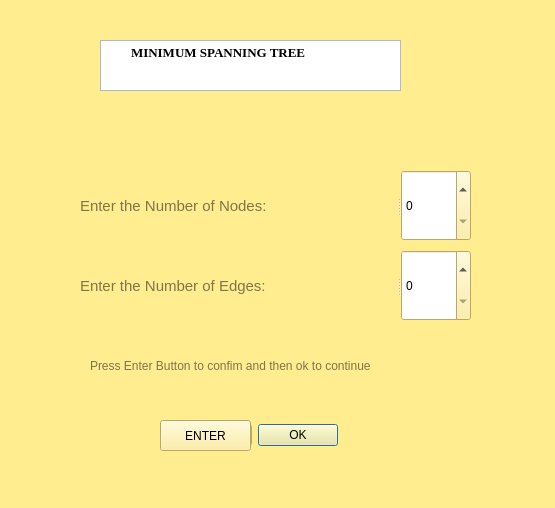
<?xml version="1.0" encoding="UTF-8"?>
<ui version="4.0">
 <class>mainsceen</class>
 <widget class="QDialog" name="mainsceen">
  <property name="geometry">
   <rect>
    <x>0</x>
    <y>0</y>
    <width>555</width>
    <height>508</height>
   </rect>
  </property>
  <property name="palette">
   <palette>
    <active>
     <colorrole role="WindowText">
      <brush brushstyle="SolidPattern">
       <color alpha="255">
        <red>0</red>
        <green>0</green>
        <blue>0</blue>
       </color>
      </brush>
     </colorrole>
     <colorrole role="Button">
      <brush brushstyle="SolidPattern">
       <color alpha="255">
        <red>255</red>
        <green>237</green>
        <blue>144</blue>
       </color>
      </brush>
     </colorrole>
     <colorrole role="Light">
      <brush brushstyle="SolidPattern">
       <color alpha="255">
        <red>255</red>
        <green>255</green>
        <blue>255</blue>
       </color>
      </brush>
     </colorrole>
     <colorrole role="Midlight">
      <brush brushstyle="SolidPattern">
       <color alpha="255">
        <red>255</red>
        <green>246</green>
        <blue>199</blue>
       </color>
      </brush>
     </colorrole>
     <colorrole role="Dark">
      <brush brushstyle="SolidPattern">
       <color alpha="255">
        <red>127</red>
        <green>118</green>
        <blue>72</blue>
       </color>
      </brush>
     </colorrole>
     <colorrole role="Mid">
      <brush brushstyle="SolidPattern">
       <color alpha="255">
        <red>170</red>
        <green>158</green>
        <blue>96</blue>
       </color>
      </brush>
     </colorrole>
     <colorrole role="Text">
      <brush brushstyle="SolidPattern">
       <color alpha="255">
        <red>0</red>
        <green>0</green>
        <blue>0</blue>
       </color>
      </brush>
     </colorrole>
     <colorrole role="BrightText">
      <brush brushstyle="SolidPattern">
       <color alpha="255">
        <red>255</red>
        <green>255</green>
        <blue>255</blue>
       </color>
      </brush>
     </colorrole>
     <colorrole role="ButtonText">
      <brush brushstyle="SolidPattern">
       <color alpha="255">
        <red>0</red>
        <green>0</green>
        <blue>0</blue>
       </color>
      </brush>
     </colorrole>
     <colorrole role="Base">
      <brush brushstyle="SolidPattern">
       <color alpha="255">
        <red>255</red>
        <green>255</green>
        <blue>255</blue>
       </color>
      </brush>
     </colorrole>
     <colorrole role="Window">
      <brush brushstyle="SolidPattern">
       <color alpha="255">
        <red>255</red>
        <green>237</green>
        <blue>144</blue>
       </color>
      </brush>
     </colorrole>
     <colorrole role="Shadow">
      <brush brushstyle="SolidPattern">
       <color alpha="255">
        <red>0</red>
        <green>0</green>
        <blue>0</blue>
       </color>
      </brush>
     </colorrole>
     <colorrole role="AlternateBase">
      <brush brushstyle="SolidPattern">
       <color alpha="255">
        <red>255</red>
        <green>246</green>
        <blue>199</blue>
       </color>
      </brush>
     </colorrole>
     <colorrole role="ToolTipBase">
      <brush brushstyle="SolidPattern">
       <color alpha="255">
        <red>255</red>
        <green>255</green>
        <blue>220</blue>
       </color>
      </brush>
     </colorrole>
     <colorrole role="ToolTipText">
      <brush brushstyle="SolidPattern">
       <color alpha="255">
        <red>0</red>
        <green>0</green>
        <blue>0</blue>
       </color>
      </brush>
     </colorrole>
     <colorrole role="PlaceholderText">
      <brush brushstyle="SolidPattern">
       <color alpha="128">
        <red>0</red>
        <green>0</green>
        <blue>0</blue>
       </color>
      </brush>
     </colorrole>
    </active>
    <inactive>
     <colorrole role="WindowText">
      <brush brushstyle="SolidPattern">
       <color alpha="255">
        <red>0</red>
        <green>0</green>
        <blue>0</blue>
       </color>
      </brush>
     </colorrole>
     <colorrole role="Button">
      <brush brushstyle="SolidPattern">
       <color alpha="255">
        <red>255</red>
        <green>237</green>
        <blue>144</blue>
       </color>
      </brush>
     </colorrole>
     <colorrole role="Light">
      <brush brushstyle="SolidPattern">
       <color alpha="255">
        <red>255</red>
        <green>255</green>
        <blue>255</blue>
       </color>
      </brush>
     </colorrole>
     <colorrole role="Midlight">
      <brush brushstyle="SolidPattern">
       <color alpha="255">
        <red>255</red>
        <green>246</green>
        <blue>199</blue>
       </color>
      </brush>
     </colorrole>
     <colorrole role="Dark">
      <brush brushstyle="SolidPattern">
       <color alpha="255">
        <red>127</red>
        <green>118</green>
        <blue>72</blue>
       </color>
      </brush>
     </colorrole>
     <colorrole role="Mid">
      <brush brushstyle="SolidPattern">
       <color alpha="255">
        <red>170</red>
        <green>158</green>
        <blue>96</blue>
       </color>
      </brush>
     </colorrole>
     <colorrole role="Text">
      <brush brushstyle="SolidPattern">
       <color alpha="255">
        <red>0</red>
        <green>0</green>
        <blue>0</blue>
       </color>
      </brush>
     </colorrole>
     <colorrole role="BrightText">
      <brush brushstyle="SolidPattern">
       <color alpha="255">
        <red>255</red>
        <green>255</green>
        <blue>255</blue>
       </color>
      </brush>
     </colorrole>
     <colorrole role="ButtonText">
      <brush brushstyle="SolidPattern">
       <color alpha="255">
        <red>0</red>
        <green>0</green>
        <blue>0</blue>
       </color>
      </brush>
     </colorrole>
     <colorrole role="Base">
      <brush brushstyle="SolidPattern">
       <color alpha="255">
        <red>255</red>
        <green>255</green>
        <blue>255</blue>
       </color>
      </brush>
     </colorrole>
     <colorrole role="Window">
      <brush brushstyle="SolidPattern">
       <color alpha="255">
        <red>255</red>
        <green>237</green>
        <blue>144</blue>
       </color>
      </brush>
     </colorrole>
     <colorrole role="Shadow">
      <brush brushstyle="SolidPattern">
       <color alpha="255">
        <red>0</red>
        <green>0</green>
        <blue>0</blue>
       </color>
      </brush>
     </colorrole>
     <colorrole role="AlternateBase">
      <brush brushstyle="SolidPattern">
       <color alpha="255">
        <red>255</red>
        <green>246</green>
        <blue>199</blue>
       </color>
      </brush>
     </colorrole>
     <colorrole role="ToolTipBase">
      <brush brushstyle="SolidPattern">
       <color alpha="255">
        <red>255</red>
        <green>255</green>
        <blue>220</blue>
       </color>
      </brush>
     </colorrole>
     <colorrole role="ToolTipText">
      <brush brushstyle="SolidPattern">
       <color alpha="255">
        <red>0</red>
        <green>0</green>
        <blue>0</blue>
       </color>
      </brush>
     </colorrole>
     <colorrole role="PlaceholderText">
      <brush brushstyle="SolidPattern">
       <color alpha="128">
        <red>0</red>
        <green>0</green>
        <blue>0</blue>
       </color>
      </brush>
     </colorrole>
    </inactive>
    <disabled>
     <colorrole role="WindowText">
      <brush brushstyle="SolidPattern">
       <color alpha="255">
        <red>127</red>
        <green>118</green>
        <blue>72</blue>
       </color>
      </brush>
     </colorrole>
     <colorrole role="Button">
      <brush brushstyle="SolidPattern">
       <color alpha="255">
        <red>255</red>
        <green>237</green>
        <blue>144</blue>
       </color>
      </brush>
     </colorrole>
     <colorrole role="Light">
      <brush brushstyle="SolidPattern">
       <color alpha="255">
        <red>255</red>
        <green>255</green>
        <blue>255</blue>
       </color>
      </brush>
     </colorrole>
     <colorrole role="Midlight">
      <brush brushstyle="SolidPattern">
       <color alpha="255">
        <red>255</red>
        <green>246</green>
        <blue>199</blue>
       </color>
      </brush>
     </colorrole>
     <colorrole role="Dark">
      <brush brushstyle="SolidPattern">
       <color alpha="255">
        <red>127</red>
        <green>118</green>
        <blue>72</blue>
       </color>
      </brush>
     </colorrole>
     <colorrole role="Mid">
      <brush brushstyle="SolidPattern">
       <color alpha="255">
        <red>170</red>
        <green>158</green>
        <blue>96</blue>
       </color>
      </brush>
     </colorrole>
     <colorrole role="Text">
      <brush brushstyle="SolidPattern">
       <color alpha="255">
        <red>127</red>
        <green>118</green>
        <blue>72</blue>
       </color>
      </brush>
     </colorrole>
     <colorrole role="BrightText">
      <brush brushstyle="SolidPattern">
       <color alpha="255">
        <red>255</red>
        <green>255</green>
        <blue>255</blue>
       </color>
      </brush>
     </colorrole>
     <colorrole role="ButtonText">
      <brush brushstyle="SolidPattern">
       <color alpha="255">
        <red>127</red>
        <green>118</green>
        <blue>72</blue>
       </color>
      </brush>
     </colorrole>
     <colorrole role="Base">
      <brush brushstyle="SolidPattern">
       <color alpha="255">
        <red>255</red>
        <green>237</green>
        <blue>144</blue>
       </color>
      </brush>
     </colorrole>
     <colorrole role="Window">
      <brush brushstyle="SolidPattern">
       <color alpha="255">
        <red>255</red>
        <green>237</green>
        <blue>144</blue>
       </color>
      </brush>
     </colorrole>
     <colorrole role="Shadow">
      <brush brushstyle="SolidPattern">
       <color alpha="255">
        <red>0</red>
        <green>0</green>
        <blue>0</blue>
       </color>
      </brush>
     </colorrole>
     <colorrole role="AlternateBase">
      <brush brushstyle="SolidPattern">
       <color alpha="255">
        <red>255</red>
        <green>237</green>
        <blue>144</blue>
       </color>
      </brush>
     </colorrole>
     <colorrole role="ToolTipBase">
      <brush brushstyle="SolidPattern">
       <color alpha="255">
        <red>255</red>
        <green>255</green>
        <blue>220</blue>
       </color>
      </brush>
     </colorrole>
     <colorrole role="ToolTipText">
      <brush brushstyle="SolidPattern">
       <color alpha="255">
        <red>0</red>
        <green>0</green>
        <blue>0</blue>
       </color>
      </brush>
     </colorrole>
     <colorrole role="PlaceholderText">
      <brush brushstyle="SolidPattern">
       <color alpha="128">
        <red>0</red>
        <green>0</green>
        <blue>0</blue>
       </color>
      </brush>
     </colorrole>
    </disabled>
   </palette>
  </property>
  <property name="windowTitle">
   <string>Dialog</string>
  </property>
  <widget class="QDialogButtonBox" name="buttonBox">
   <property name="geometry">
    <rect>
     <x>170</x>
     <y>420</y>
     <width>171</width>
     <height>31</height>
    </rect>
   </property>
   <property name="layoutDirection">
    <enum>Qt::RightToLeft</enum>
   </property>
   <property name="orientation">
    <enum>Qt::Horizontal</enum>
   </property>
   <property name="standardButtons">
    <set>QDialogButtonBox::Cancel|QDialogButtonBox::Ok</set>
   </property>
   <property name="centerButtons">
    <bool>true</bool>
   </property>
  </widget>
  <widget class="QPlainTextEdit" name="plainTextEdit">
   <property name="geometry">
    <rect>
     <x>100</x>
     <y>40</y>
     <width>301</width>
     <height>51</height>
    </rect>
   </property>
   <property name="palette">
    <palette>
     <active>
      <colorrole role="WindowText">
       <brush brushstyle="SolidPattern">
        <color alpha="255">
         <red>0</red>
         <green>0</green>
         <blue>0</blue>
        </color>
       </brush>
      </colorrole>
      <colorrole role="Button">
       <brush brushstyle="SolidPattern">
        <color alpha="255">
         <red>228</red>
         <green>241</green>
         <blue>255</blue>
        </color>
       </brush>
      </colorrole>
      <colorrole role="Light">
       <brush brushstyle="SolidPattern">
        <color alpha="255">
         <red>255</red>
         <green>255</green>
         <blue>255</blue>
        </color>
       </brush>
      </colorrole>
      <colorrole role="Midlight">
       <brush brushstyle="SolidPattern">
        <color alpha="255">
         <red>241</red>
         <green>248</green>
         <blue>255</blue>
        </color>
       </brush>
      </colorrole>
      <colorrole role="Dark">
       <brush brushstyle="SolidPattern">
        <color alpha="255">
         <red>114</red>
         <green>120</green>
         <blue>127</blue>
        </color>
       </brush>
      </colorrole>
      <colorrole role="Mid">
       <brush brushstyle="SolidPattern">
        <color alpha="255">
         <red>152</red>
         <green>161</green>
         <blue>170</blue>
        </color>
       </brush>
      </colorrole>
      <colorrole role="Text">
       <brush brushstyle="SolidPattern">
        <color alpha="255">
         <red>0</red>
         <green>0</green>
         <blue>0</blue>
        </color>
       </brush>
      </colorrole>
      <colorrole role="BrightText">
       <brush brushstyle="SolidPattern">
        <color alpha="255">
         <red>255</red>
         <green>255</green>
         <blue>255</blue>
        </color>
       </brush>
      </colorrole>
      <colorrole role="ButtonText">
       <brush brushstyle="SolidPattern">
        <color alpha="255">
         <red>0</red>
         <green>0</green>
         <blue>0</blue>
        </color>
       </brush>
      </colorrole>
      <colorrole role="Base">
       <brush brushstyle="SolidPattern">
        <color alpha="255">
         <red>255</red>
         <green>255</green>
         <blue>255</blue>
        </color>
       </brush>
      </colorrole>
      <colorrole role="Window">
       <brush brushstyle="SolidPattern">
        <color alpha="255">
         <red>228</red>
         <green>241</green>
         <blue>255</blue>
        </color>
       </brush>
      </colorrole>
      <colorrole role="Shadow">
       <brush brushstyle="SolidPattern">
        <color alpha="255">
         <red>0</red>
         <green>0</green>
         <blue>0</blue>
        </color>
       </brush>
      </colorrole>
      <colorrole role="AlternateBase">
       <brush brushstyle="SolidPattern">
        <color alpha="255">
         <red>241</red>
         <green>248</green>
         <blue>255</blue>
        </color>
       </brush>
      </colorrole>
      <colorrole role="ToolTipBase">
       <brush brushstyle="SolidPattern">
        <color alpha="255">
         <red>255</red>
         <green>255</green>
         <blue>220</blue>
        </color>
       </brush>
      </colorrole>
      <colorrole role="ToolTipText">
       <brush brushstyle="SolidPattern">
        <color alpha="255">
         <red>0</red>
         <green>0</green>
         <blue>0</blue>
        </color>
       </brush>
      </colorrole>
      <colorrole role="PlaceholderText">
       <brush brushstyle="SolidPattern">
        <color alpha="128">
         <red>0</red>
         <green>0</green>
         <blue>0</blue>
        </color>
       </brush>
      </colorrole>
     </active>
     <inactive>
      <colorrole role="WindowText">
       <brush brushstyle="SolidPattern">
        <color alpha="255">
         <red>0</red>
         <green>0</green>
         <blue>0</blue>
        </color>
       </brush>
      </colorrole>
      <colorrole role="Button">
       <brush brushstyle="SolidPattern">
        <color alpha="255">
         <red>228</red>
         <green>241</green>
         <blue>255</blue>
        </color>
       </brush>
      </colorrole>
      <colorrole role="Light">
       <brush brushstyle="SolidPattern">
        <color alpha="255">
         <red>255</red>
         <green>255</green>
         <blue>255</blue>
        </color>
       </brush>
      </colorrole>
      <colorrole role="Midlight">
       <brush brushstyle="SolidPattern">
        <color alpha="255">
         <red>241</red>
         <green>248</green>
         <blue>255</blue>
        </color>
       </brush>
      </colorrole>
      <colorrole role="Dark">
       <brush brushstyle="SolidPattern">
        <color alpha="255">
         <red>114</red>
         <green>120</green>
         <blue>127</blue>
        </color>
       </brush>
      </colorrole>
      <colorrole role="Mid">
       <brush brushstyle="SolidPattern">
        <color alpha="255">
         <red>152</red>
         <green>161</green>
         <blue>170</blue>
        </color>
       </brush>
      </colorrole>
      <colorrole role="Text">
       <brush brushstyle="SolidPattern">
        <color alpha="255">
         <red>0</red>
         <green>0</green>
         <blue>0</blue>
        </color>
       </brush>
      </colorrole>
      <colorrole role="BrightText">
       <brush brushstyle="SolidPattern">
        <color alpha="255">
         <red>255</red>
         <green>255</green>
         <blue>255</blue>
        </color>
       </brush>
      </colorrole>
      <colorrole role="ButtonText">
       <brush brushstyle="SolidPattern">
        <color alpha="255">
         <red>0</red>
         <green>0</green>
         <blue>0</blue>
        </color>
       </brush>
      </colorrole>
      <colorrole role="Base">
       <brush brushstyle="SolidPattern">
        <color alpha="255">
         <red>255</red>
         <green>255</green>
         <blue>255</blue>
        </color>
       </brush>
      </colorrole>
      <colorrole role="Window">
       <brush brushstyle="SolidPattern">
        <color alpha="255">
         <red>228</red>
         <green>241</green>
         <blue>255</blue>
        </color>
       </brush>
      </colorrole>
      <colorrole role="Shadow">
       <brush brushstyle="SolidPattern">
        <color alpha="255">
         <red>0</red>
         <green>0</green>
         <blue>0</blue>
        </color>
       </brush>
      </colorrole>
      <colorrole role="AlternateBase">
       <brush brushstyle="SolidPattern">
        <color alpha="255">
         <red>241</red>
         <green>248</green>
         <blue>255</blue>
        </color>
       </brush>
      </colorrole>
      <colorrole role="ToolTipBase">
       <brush brushstyle="SolidPattern">
        <color alpha="255">
         <red>255</red>
         <green>255</green>
         <blue>220</blue>
        </color>
       </brush>
      </colorrole>
      <colorrole role="ToolTipText">
       <brush brushstyle="SolidPattern">
        <color alpha="255">
         <red>0</red>
         <green>0</green>
         <blue>0</blue>
        </color>
       </brush>
      </colorrole>
      <colorrole role="PlaceholderText">
       <brush brushstyle="SolidPattern">
        <color alpha="128">
         <red>0</red>
         <green>0</green>
         <blue>0</blue>
        </color>
       </brush>
      </colorrole>
     </inactive>
     <disabled>
      <colorrole role="WindowText">
       <brush brushstyle="SolidPattern">
        <color alpha="255">
         <red>114</red>
         <green>120</green>
         <blue>127</blue>
        </color>
       </brush>
      </colorrole>
      <colorrole role="Button">
       <brush brushstyle="SolidPattern">
        <color alpha="255">
         <red>228</red>
         <green>241</green>
         <blue>255</blue>
        </color>
       </brush>
      </colorrole>
      <colorrole role="Light">
       <brush brushstyle="SolidPattern">
        <color alpha="255">
         <red>255</red>
         <green>255</green>
         <blue>255</blue>
        </color>
       </brush>
      </colorrole>
      <colorrole role="Midlight">
       <brush brushstyle="SolidPattern">
        <color alpha="255">
         <red>241</red>
         <green>248</green>
         <blue>255</blue>
        </color>
       </brush>
      </colorrole>
      <colorrole role="Dark">
       <brush brushstyle="SolidPattern">
        <color alpha="255">
         <red>114</red>
         <green>120</green>
         <blue>127</blue>
        </color>
       </brush>
      </colorrole>
      <colorrole role="Mid">
       <brush brushstyle="SolidPattern">
        <color alpha="255">
         <red>152</red>
         <green>161</green>
         <blue>170</blue>
        </color>
       </brush>
      </colorrole>
      <colorrole role="Text">
       <brush brushstyle="SolidPattern">
        <color alpha="255">
         <red>114</red>
         <green>120</green>
         <blue>127</blue>
        </color>
       </brush>
      </colorrole>
      <colorrole role="BrightText">
       <brush brushstyle="SolidPattern">
        <color alpha="255">
         <red>255</red>
         <green>255</green>
         <blue>255</blue>
        </color>
       </brush>
      </colorrole>
      <colorrole role="ButtonText">
       <brush brushstyle="SolidPattern">
        <color alpha="255">
         <red>114</red>
         <green>120</green>
         <blue>127</blue>
        </color>
       </brush>
      </colorrole>
      <colorrole role="Base">
       <brush brushstyle="SolidPattern">
        <color alpha="255">
         <red>228</red>
         <green>241</green>
         <blue>255</blue>
        </color>
       </brush>
      </colorrole>
      <colorrole role="Window">
       <brush brushstyle="SolidPattern">
        <color alpha="255">
         <red>228</red>
         <green>241</green>
         <blue>255</blue>
        </color>
       </brush>
      </colorrole>
      <colorrole role="Shadow">
       <brush brushstyle="SolidPattern">
        <color alpha="255">
         <red>0</red>
         <green>0</green>
         <blue>0</blue>
        </color>
       </brush>
      </colorrole>
      <colorrole role="AlternateBase">
       <brush brushstyle="SolidPattern">
        <color alpha="255">
         <red>228</red>
         <green>241</green>
         <blue>255</blue>
        </color>
       </brush>
      </colorrole>
      <colorrole role="ToolTipBase">
       <brush brushstyle="SolidPattern">
        <color alpha="255">
         <red>255</red>
         <green>255</green>
         <blue>220</blue>
        </color>
       </brush>
      </colorrole>
      <colorrole role="ToolTipText">
       <brush brushstyle="SolidPattern">
        <color alpha="255">
         <red>0</red>
         <green>0</green>
         <blue>0</blue>
        </color>
       </brush>
      </colorrole>
      <colorrole role="PlaceholderText">
       <brush brushstyle="SolidPattern">
        <color alpha="128">
         <red>0</red>
         <green>0</green>
         <blue>0</blue>
        </color>
       </brush>
      </colorrole>
     </disabled>
    </palette>
   </property>
   <property name="font">
    <font>
     <family>Times New Roman</family>
     <pointsize>10</pointsize>
     <weight>75</weight>
     <bold>true</bold>
    </font>
   </property>
   <property name="undoRedoEnabled">
    <bool>true</bool>
   </property>
   <property name="plainText">
    <string>        MINIMUM SPANNING TREE</string>
   </property>
  </widget>
  <widget class="QSplitter" name="splitter">
   <property name="geometry">
    <rect>
     <x>80</x>
     <y>170</y>
     <width>391</width>
     <height>71</height>
    </rect>
   </property>
   <property name="orientation">
    <enum>Qt::Horizontal</enum>
   </property>
   <widget class="QLabel" name="label">
    <property name="enabled">
     <bool>false</bool>
    </property>
    <property name="font">
     <font>
      <pointsize>11</pointsize>
     </font>
    </property>
    <property name="text">
     <string>Enter the Number of Nodes:</string>
    </property>
   </widget>
   <widget class="QSpinBox" name="spinBox"/>
  </widget>
  <widget class="QPushButton" name="pushButton">
   <property name="geometry">
    <rect>
     <x>160</x>
     <y>420</y>
     <width>91</width>
     <height>31</height>
    </rect>
   </property>
   <property name="text">
    <string>ENTER</string>
   </property>
  </widget>
  <widget class="QLabel" name="label_3">
   <property name="enabled">
    <bool>false</bool>
   </property>
   <property name="geometry">
    <rect>
     <x>90</x>
     <y>340</y>
     <width>341</width>
     <height>51</height>
    </rect>
   </property>
   <property name="text">
    <string>Press Enter Button to confim and then ok to continue</string>
   </property>
  </widget>
  <widget class="QSplitter" name="splitter_2">
   <property name="geometry">
    <rect>
     <x>80</x>
     <y>250</y>
     <width>391</width>
     <height>71</height>
    </rect>
   </property>
   <property name="orientation">
    <enum>Qt::Horizontal</enum>
   </property>
   <widget class="QLabel" name="label_4">
    <property name="enabled">
     <bool>false</bool>
    </property>
    <property name="font">
     <font>
      <pointsize>11</pointsize>
     </font>
    </property>
    <property name="text">
     <string>Enter the Number of Edges:</string>
    </property>
   </widget>
   <widget class="QSpinBox" name="spinBox_2"/>
  </widget>
 </widget>
 <resources/>
 <connections>
  <connection>
   <sender>buttonBox</sender>
   <signal>accepted()</signal>
   <receiver>mainsceen</receiver>
   <slot>accept()</slot>
   <hints>
    <hint type="sourcelabel">
     <x>248</x>
     <y>254</y>
    </hint>
    <hint type="destinationlabel">
     <x>157</x>
     <y>274</y>
    </hint>
   </hints>
  </connection>
  <connection>
   <sender>buttonBox</sender>
   <signal>rejected()</signal>
   <receiver>mainsceen</receiver>
   <slot>reject()</slot>
   <hints>
    <hint type="sourcelabel">
     <x>316</x>
     <y>260</y>
    </hint>
    <hint type="destinationlabel">
     <x>286</x>
     <y>274</y>
    </hint>
   </hints>
  </connection>
 </connections>
</ui>
